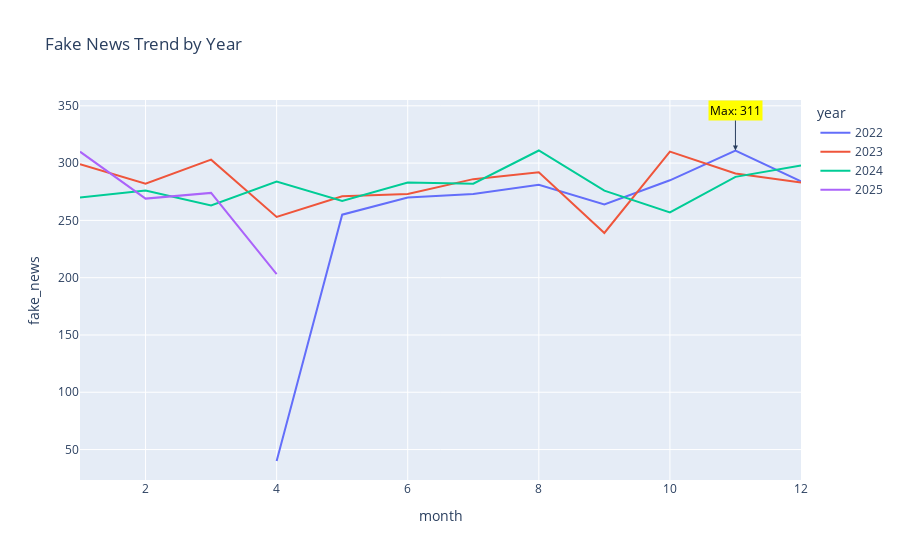

The cell this chart's notebook holds for it:
### Code cell
# Plot with color=hue by year

# Find the max point
max_val = df_date['fake_news'].max()
max_row = df_date[df_date['fake_news'] == max_val].iloc[0]

fig = px.line(df_date, x="month", y="fake_news", color="year", title='Fake News Trend by Year')
# Add annotation at the max point
fig.add_annotation(
    x=max_row['month'],
    y=max_row['fake_news'],
    text=f"Max: {max_val}",
    showarrow=True,
    arrowhead=2,
    ax=0,
    ay=-40,
    bgcolor="yellow",
    font=dict(color="black")
)

fig.show()

### Figure 1 — Plotly figure (JSON) as saved in the notebook; plotly's stock layout.template omitted (floating-point values rounded to 4 significant figures)
{"data": [{"hovertemplate": "year=2022<br>month=%{x}<br>fake_news=%{y}<extra></extra>", "legendgroup": "2022", "line": {"color": "#636efa", "dash": "solid"}, "marker": {"symbol": "circle"}, "mode": "lines", "name": "2022", "orientation": "v", "showlegend": true, "type": "scatter", "x": [4, 5, 6, 7, 8, 9, 10, 11, 12], "xaxis": "x", "y": [40, 255, 270, 273, 281, 264, 285, 311, 284], "yaxis": "y"}, {"hovertemplate": "year=2023<br>month=%{x}<br>fake_news=%{y}<extra></extra>", "legendgroup": "2023", "line": {"color": "#EF553B", "dash": "solid"}, "marker": {"symbol": "circle"}, "mode": "lines", "name": "2023", "orientation": "v", "showlegend": true, "type": "scatter", "x": [1, 2, 3, 4, 5, 6, 7, 8, 9, 10, 11, 12], "xaxis": "x", "y": [299, 282, 303, 253, 271, 273, 286, 292, 239, 310, 291, 283], "yaxis": "y"}, {"hovertemplate": "year=2024<br>month=%{x}<br>fake_news=%{y}<extra></extra>", "legendgroup": "2024", "line": {"color": "#00cc96", "dash": "solid"}, "marker": {"symbol": "circle"}, "mode": "lines", "name": "2024", "orientation": "v", "showlegend": true, "type": "scatter", "x": [1, 2, 3, 4, 5, 6, 7, 8, 9, 10, 11, 12], "xaxis": "x", "y": [270, 276, 263, 284, 267, 283, 282, 311, 276, 257, 288, 298], "yaxis": "y"}, {"hovertemplate": "year=2025<br>month=%{x}<br>fake_news=%{y}<extra></extra>", "legendgroup": "2025", "line": {"color": "#ab63fa", "dash": "solid"}, "marker": {"symbol": "circle"}, "mode": "lines", "name": "2025", "orientation": "v", "showlegend": true, "type": "scatter", "x": [1, 2, 3, 4], "xaxis": "x", "y": [310, 269, 274, 203], "yaxis": "y"}], "layout": {"annotations": [{"arrowhead": 2, "ax": 0, "ay": -40, "bgcolor": "yellow", "font": {"color": "black"}, "showarrow": true, "text": "Max: 311", "x": 11, "y": 311}], "legend": {"title": {"text": "year"}, "tracegroupgap": 0}, "title": {"text": "Fake News Trend by Year"}, "xaxis": {"anchor": "y", "domain": [0, 1], "title": {"text": "month"}}, "yaxis": {"anchor": "x", "domain": [0, 1], "title": {"text": "fake_news"}}}}
